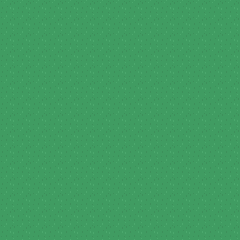

The image is a tile-based game level rendered from a .tmx file. Its description and complete source (layers, tilesets, objects, tile grids) follow:
An orthogonal 15x15 tile map with 16x16 px tiles, 2 tile layers (Background, Foreground) and 1 object (player_start).

<map version="1.0" tiledversion="1.0.2" orientation="orthogonal" renderorder="right-down" width="15" height="15" tilewidth="16" tileheight="16" nextobjectid="2">
 <tileset firstgid="1" source="tileset.tsx" />
 <layer name="Background" width="15" height="15">
  <properties>
   <property name="layer" value="background" />
   <property name="nocollide" value="true" />
   <property name="tileset" value="tileset" />
  </properties>
  <data encoding="csv">
964,964,964,964,964,964,964,964,964,964,964,964,964,964,964,
964,964,964,964,964,964,964,964,964,964,964,964,964,964,964,
964,964,964,964,964,964,964,964,964,964,964,964,964,964,964,
964,964,964,964,964,964,964,964,964,964,964,964,964,964,964,
964,964,964,964,964,964,964,964,964,964,964,964,964,964,964,
964,964,964,964,964,964,964,964,964,964,964,964,964,964,964,
964,964,964,964,964,964,964,964,964,964,964,964,964,964,964,
964,964,964,964,964,964,964,964,964,964,964,964,964,964,964,
964,964,964,964,964,964,964,964,964,964,964,964,964,964,964,
964,964,964,964,964,964,964,964,964,964,964,964,964,964,964,
964,964,964,964,964,964,964,964,964,964,964,964,964,964,964,
964,964,964,964,964,964,964,964,964,964,964,964,964,964,964,
964,964,964,964,964,964,964,964,964,964,964,964,964,964,964,
964,964,964,964,964,964,964,964,964,964,964,964,964,964,964,
964,964,964,964,964,964,964,964,964,964,964,964,964,964,964
</data>
 </layer>
 <layer name="Foreground" width="15" height="15">
  <properties>
   <property name="layer" value="foreground" />
   <property name="tileset" value="tileset" />
  </properties>
  <data encoding="csv">
0,0,0,0,0,0,0,0,0,0,0,0,0,0,0,
0,0,0,0,0,0,0,0,0,0,0,0,0,0,0,
0,0,0,0,0,0,0,0,0,0,0,0,0,0,0,
0,0,0,0,0,0,0,0,0,0,0,0,0,0,0,
0,0,0,0,0,0,0,0,0,0,0,0,0,0,0,
0,0,0,0,0,0,0,0,0,0,0,0,0,0,0,
0,0,0,0,0,0,0,0,0,0,0,0,0,0,0,
0,0,0,0,0,0,0,0,0,0,0,0,0,0,0,
0,0,0,0,0,0,0,0,0,0,0,0,0,0,0,
0,0,0,0,0,0,0,0,0,0,0,0,0,0,0,
0,0,0,0,0,0,0,0,0,0,0,0,0,0,0,
0,0,0,0,0,0,0,0,0,0,0,0,0,0,0,
0,0,0,0,0,0,0,0,0,0,0,0,0,0,0,
0,0,0,0,0,0,0,0,0,0,0,0,0,0,0,
0,0,0,0,0,0,0,0,0,0,0,0,0,0,0
</data>
 </layer>
 <objectgroup name="Objects">
  <object id="1" name="Start" type="player_start" x="120" y="120" />
 </objectgroup>
</map>
